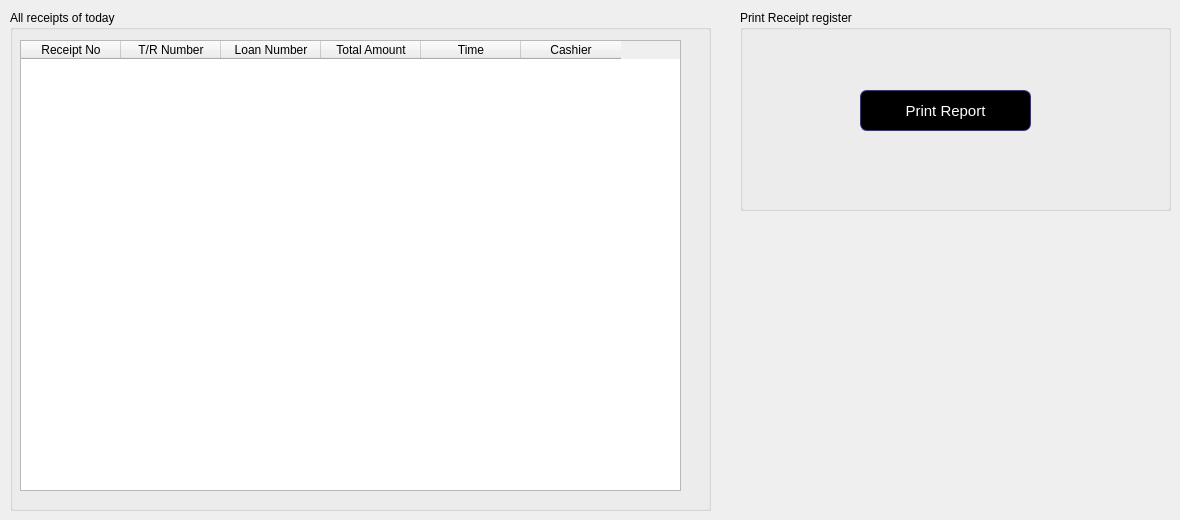
      <widget class="QWidget" name="tab_4">
       <attribute name="title">
        <string>Day All Receipts</string>
       </attribute>
       <widget class="QGroupBox" name="groupBox_14">
        <property name="geometry">
         <rect>
          <x>10</x>
          <y>10</y>
          <width>701</width>
          <height>501</height>
         </rect>
        </property>
        <property name="title">
         <string>All receipts of today</string>
        </property>
        <widget class="QTableWidget" name="tableWidget_3">
         <property name="geometry">
          <rect>
           <x>10</x>
           <y>30</y>
           <width>661</width>
           <height>451</height>
          </rect>
         </property>
         <column>
          <property name="text">
           <string>Receipt No</string>
          </property>
         </column>
         <column>
          <property name="text">
           <string>T/R Number</string>
          </property>
         </column>
         <column>
          <property name="text">
           <string>Loan Number</string>
          </property>
         </column>
         <column>
          <property name="text">
           <string>Total Amount</string>
          </property>
         </column>
         <column>
          <property name="text">
           <string>Time</string>
          </property>
         </column>
         <column>
          <property name="text">
           <string>Cashier</string>
          </property>
         </column>
        </widget>
       </widget>
       <widget class="QGroupBox" name="groupBox_15">
        <property name="geometry">
         <rect>
          <x>740</x>
          <y>10</y>
          <width>431</width>
          <height>201</height>
         </rect>
        </property>
        <property name="title">
         <string>Print Receipt register</string>
        </property>
        <widget class="QPushButton" name="pushButton_12">
         <property name="geometry">
          <rect>
           <x>120</x>
           <y>80</y>
           <width>171</width>
           <height>41</height>
          </rect>
         </property>
         <property name="styleSheet">
          <string notr="true">QPushButton:hover {
color: black;
background-color: grey;
border-width: 1px;
border-color: #339;
border-style: solid;
border-radius: 7;
padding: 3px;
font-size: 15px;
padding-left: 5px;
padding-right: 5px;
}
QPushButton {
color: white;
background-color: QLinearGradient( );
border-width: 1px;
border-color: #339;
border-style: solid;
border-radius: 7;
padding: 3px;
font-size: 15px;
padding-left: 5px;
padding-right: 5px;

}</string>
         </property>
         <property name="text">
          <string>Print Report</string>
         </property>
        </widget>
       </widget>
      </widget>
